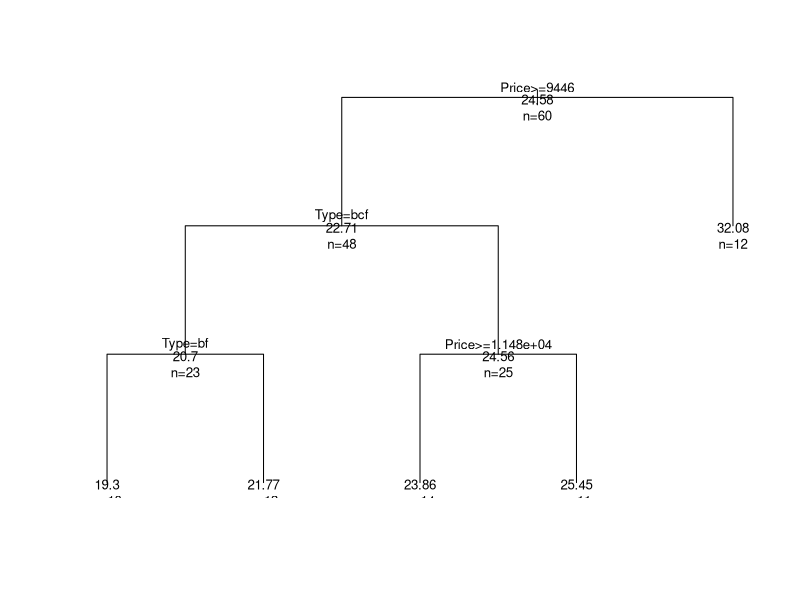
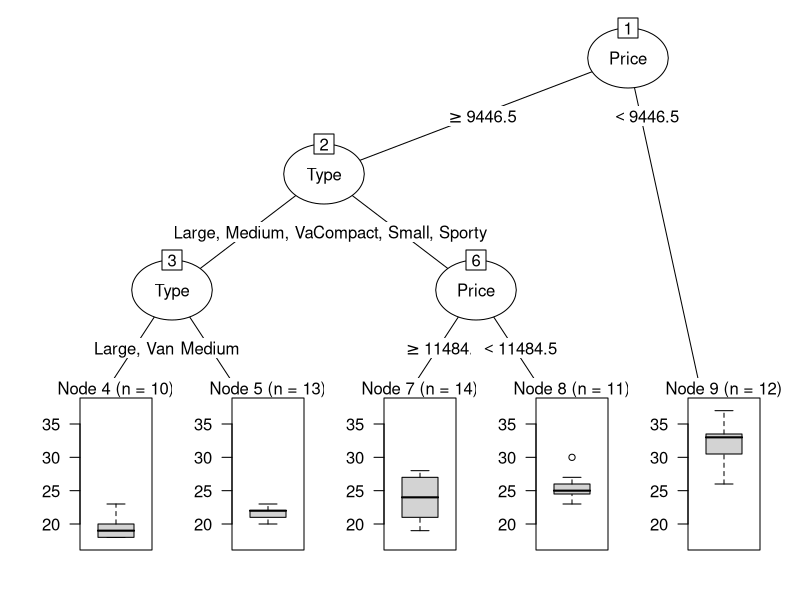
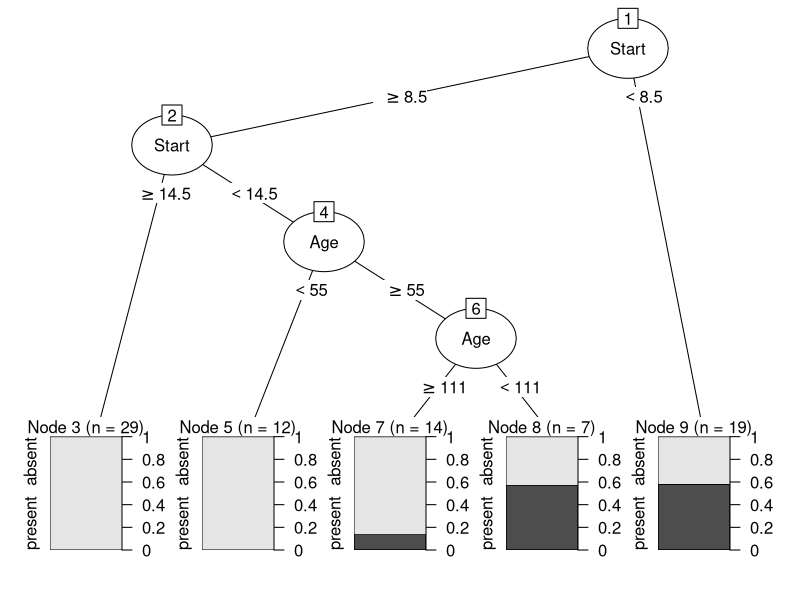

Write R code to recreate these figures, in order.
#1
library(rpart)
str(cu.summary)
rfit <- rpart(Mileage ~ Price + Country + Reliability + Type,data = cu.summary, method = 'anova')
rfit
plot(rfit, uniform = T)
text(rfit, use.n = T, all=T, cex=.8)

library(grid)
library(libcoin)
library(mvtnorm)
library(partykit)
plot(as.party(rfit))
tp_args = list(id=F)

#2
str(kyphosis)
cfit <- rpart(Kyphosis ~., data= kyphosis, method = 'class')
cfit

plot(as.party(cfit))
tp_args = list(id=F)
